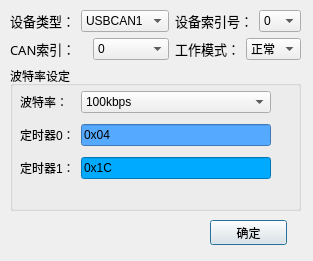
<?xml version="1.0" encoding="UTF-8"?>
<ui version="4.0">
 <class>DevSetDialog</class>
 <widget class="QDialog" name="DevSetDialog">
  <property name="geometry">
   <rect>
    <x>0</x>
    <y>0</y>
    <width>313</width>
    <height>261</height>
   </rect>
  </property>
  <property name="windowTitle">
   <string>Dialog</string>
  </property>
  <widget class="QWidget" name="layoutWidget1">
   <property name="geometry">
    <rect>
     <x>10</x>
     <y>10</y>
     <width>291</width>
     <height>201</height>
    </rect>
   </property>
   <layout class="QVBoxLayout" name="verticalLayout" stretch="1,3">
    <item>
     <layout class="QGridLayout" name="gridLayout_2" columnminimumwidth="1,3">
      <item row="0" column="0">
       <layout class="QHBoxLayout" name="horizontalLayout_4">
        <item>
         <widget class="QLabel" name="label_2">
          <property name="font">
           <font>
            <family>微软雅黑</family>
            <pointsize>10</pointsize>
           </font>
          </property>
          <property name="text">
           <string>设备类型：</string>
          </property>
         </widget>
        </item>
        <item>
         <widget class="QComboBox" name="comboBoxDevType">
          <item>
           <property name="text">
            <string>USBCAN1</string>
           </property>
          </item>
          <item>
           <property name="text">
            <string>USBCAN2</string>
           </property>
          </item>
         </widget>
        </item>
       </layout>
      </item>
      <item row="0" column="1">
       <layout class="QHBoxLayout" name="horizontalLayout">
        <item>
         <widget class="QLabel" name="labelDevIndex">
          <property name="font">
           <font>
            <family>微软雅黑</family>
            <pointsize>10</pointsize>
           </font>
          </property>
          <property name="text">
           <string>设备索引号：</string>
          </property>
         </widget>
        </item>
        <item>
         <widget class="QComboBox" name="comboBoxDecIndex">
          <item>
           <property name="text">
            <string>0</string>
           </property>
          </item>
          <item>
           <property name="text">
            <string>1</string>
           </property>
          </item>
          <item>
           <property name="text">
            <string>2</string>
           </property>
          </item>
          <item>
           <property name="text">
            <string>3</string>
           </property>
          </item>
          <item>
           <property name="text">
            <string>4</string>
           </property>
          </item>
          <item>
           <property name="text">
            <string>5</string>
           </property>
          </item>
          <item>
           <property name="text">
            <string>6</string>
           </property>
          </item>
          <item>
           <property name="text">
            <string>7</string>
           </property>
          </item>
         </widget>
        </item>
       </layout>
      </item>
      <item row="1" column="0">
       <layout class="QHBoxLayout" name="horizontalLayout_5">
        <item>
         <widget class="QLabel" name="label_3">
          <property name="font">
           <font>
            <family>微软雅黑</family>
            <pointsize>10</pointsize>
            <weight>50</weight>
            <bold>false</bold>
           </font>
          </property>
          <property name="text">
           <string>CAN索引：</string>
          </property>
         </widget>
        </item>
        <item>
         <widget class="QComboBox" name="comboBoxCanIndex">
          <item>
           <property name="text">
            <string>0</string>
           </property>
          </item>
          <item>
           <property name="text">
            <string>1</string>
           </property>
          </item>
         </widget>
        </item>
       </layout>
      </item>
      <item row="1" column="1">
       <layout class="QHBoxLayout" name="horizontalLayout_2">
        <item>
         <widget class="QLabel" name="label">
          <property name="font">
           <font>
            <family>微软雅黑</family>
            <pointsize>10</pointsize>
           </font>
          </property>
          <property name="text">
           <string>工作模式：</string>
          </property>
         </widget>
        </item>
        <item>
         <widget class="QComboBox" name="comboBoxWorkModel1">
          <item>
           <property name="text">
            <string>正常</string>
           </property>
          </item>
          <item>
           <property name="text">
            <string>只听</string>
           </property>
          </item>
         </widget>
        </item>
       </layout>
      </item>
     </layout>
    </item>
    <item>
     <widget class="QGroupBox" name="groupBoxBaudrate">
      <property name="title">
       <string>波特率设定</string>
      </property>
      <widget class="QWidget" name="layoutWidget22">
       <property name="geometry">
        <rect>
         <x>10</x>
         <y>20</y>
         <width>251</width>
         <height>101</height>
        </rect>
       </property>
       <layout class="QGridLayout" name="gridLayout">
        <item row="0" column="0">
         <widget class="QLabel" name="labelBaudrate">
          <property name="text">
           <string>波特率：</string>
          </property>
         </widget>
        </item>
        <item row="0" column="1">
         <widget class="QComboBox" name="comboBoxBaudrate">
          <item>
           <property name="text">
            <string>100kbps</string>
           </property>
          </item>
          <item>
           <property name="text">
            <string>125kbps</string>
           </property>
          </item>
          <item>
           <property name="text">
            <string>250kbps</string>
           </property>
          </item>
          <item>
           <property name="text">
            <string>500kbps</string>
           </property>
          </item>
         </widget>
        </item>
        <item row="1" column="0">
         <widget class="QLabel" name="labelTimer0">
          <property name="text">
           <string>定时器0：</string>
          </property>
         </widget>
        </item>
        <item row="1" column="1">
         <widget class="QLineEdit" name="lineEditTimer0">
          <property name="mouseTracking">
           <bool>true</bool>
          </property>
          <property name="focusPolicy">
           <enum>Qt::WheelFocus</enum>
          </property>
          <property name="acceptDrops">
           <bool>true</bool>
          </property>
          <property name="autoFillBackground">
           <bool>false</bool>
          </property>
          <property name="styleSheet">
           <string notr="true">background-color: rgb(85, 170, 255);</string>
          </property>
          <property name="text">
           <string>0x04</string>
          </property>
          <property name="readOnly">
           <bool>true</bool>
          </property>
         </widget>
        </item>
        <item row="2" column="0">
         <widget class="QLabel" name="labelTimer1">
          <property name="text">
           <string>定时器1：</string>
          </property>
         </widget>
        </item>
        <item row="2" column="1">
         <widget class="QLineEdit" name="lineEditTimer1">
          <property name="styleSheet">
           <string notr="true">background-color: rgb(0, 170, 255);</string>
          </property>
          <property name="text">
           <string>0x1C</string>
          </property>
          <property name="readOnly">
           <bool>true</bool>
          </property>
         </widget>
        </item>
       </layout>
      </widget>
     </widget>
    </item>
   </layout>
  </widget>
  <widget class="QPushButton" name="pushButtonOK">
   <property name="geometry">
    <rect>
     <x>210</x>
     <y>220</y>
     <width>77</width>
     <height>25</height>
    </rect>
   </property>
   <property name="text">
    <string>确定</string>
   </property>
  </widget>
 </widget>
 <resources/>
 <connections/>
</ui>
